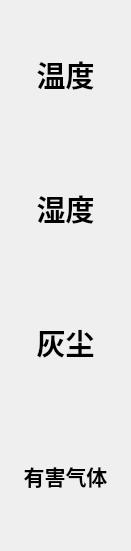
  <widget class="QWidget" name="verticalLayoutWidget">
   <property name="geometry">
    <rect>
     <x>0</x>
     <y>150</y>
     <width>131</width>
     <height>551</height>
    </rect>
   </property>
   <layout class="QVBoxLayout" name="verticalLayout">
    <item>
     <widget class="QLabel" name="label_5">
      <property name="font">
       <font>
        <family>Arial</family>
        <pointsize>16</pointsize>
        <weight>75</weight>
        <bold>true</bold>
       </font>
      </property>
      <property name="styleSheet">
       <string notr="true"/>
      </property>
      <property name="text">
       <string>&lt;html&gt;&lt;head/&gt;&lt;body&gt;&lt;p align=&quot;center&quot;&gt;&lt;span style=&quot; font-size:22pt; color:#000000;&quot;&gt;温度&lt;/span&gt;&lt;/p&gt;&lt;/body&gt;&lt;/html&gt;</string>
      </property>
     </widget>
    </item>
    <item>
     <widget class="QLabel" name="label_7">
      <property name="font">
       <font>
        <family>Arial</family>
        <pointsize>16</pointsize>
        <weight>75</weight>
        <bold>true</bold>
       </font>
      </property>
      <property name="styleSheet">
       <string notr="true"/>
      </property>
      <property name="text">
       <string>&lt;html&gt;&lt;head/&gt;&lt;body&gt;&lt;p align=&quot;center&quot;&gt;&lt;span style=&quot; font-size:22pt; color:#000000;&quot;&gt;湿度&lt;/span&gt;&lt;/p&gt;&lt;/body&gt;&lt;/html&gt;</string>
      </property>
     </widget>
    </item>
    <item>
     <widget class="QLabel" name="label_10">
      <property name="font">
       <font>
        <family>Arial</family>
        <pointsize>16</pointsize>
        <weight>75</weight>
        <bold>true</bold>
       </font>
      </property>
      <property name="styleSheet">
       <string notr="true"/>
      </property>
      <property name="text">
       <string>&lt;html&gt;&lt;head/&gt;&lt;body&gt;&lt;p align=&quot;center&quot;&gt;&lt;span style=&quot; font-size:22pt; color:#000000;&quot;&gt;灰尘&lt;/span&gt;&lt;/p&gt;&lt;/body&gt;&lt;/html&gt;</string>
      </property>
     </widget>
    </item>
    <item>
     <widget class="QLabel" name="label_11">
      <property name="font">
       <font>
        <family>Arial</family>
        <pointsize>16</pointsize>
        <weight>75</weight>
        <bold>true</bold>
       </font>
      </property>
      <property name="styleSheet">
       <string notr="true"/>
      </property>
      <property name="text">
       <string>&lt;html&gt;&lt;head/&gt;&lt;body&gt;&lt;p align=&quot;center&quot;&gt;&lt;span style=&quot; color:#000000;&quot;&gt;有害气体&lt;/span&gt;&lt;/p&gt;&lt;/body&gt;&lt;/html&gt;</string>
      </property>
     </widget>
    </item>
   </layout>
  </widget>
